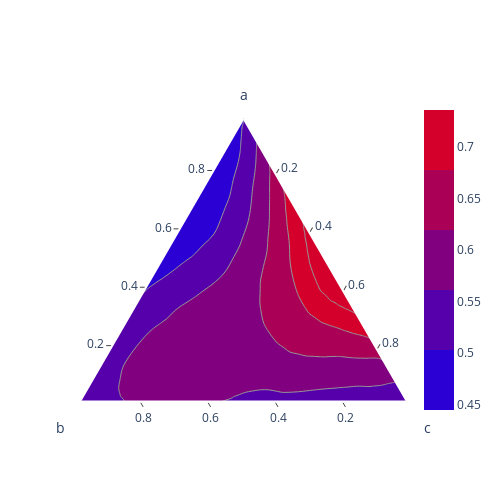

Notebook cell for this chart:
### Code cell
a, b = np.mgrid[0:1:50j, 0:1:50j]
mask = a + b <= 1
a, b = a[mask], b[mask]
coords = np.stack((a, b, 1 - a - b))
coords_tensor = torch.tensor(coords, dtype=torch.float32)
value = model(plane.embed_tensor(coords_tensor[:2].transpose(1,0))).numpy()
fig = ff.create_ternary_contour(coords, value, showscale=True)
fig.show()

### Figure 1 — Plotly figure (JSON) as saved in the notebook; plotly's stock layout.template omitted (floating-point values rounded to 4 significant figures; data arrays with more than 128 entries replaced by an {"elided": "..."} marker saying what was removed)
{"data": [{"a": [1, 0, 0], "b": [0, 1, 0], "c": [0, 0, 1], "fill": "toself", "fillcolor": "rgb(212.49999999999997, 0.0, 42.50000000000003)", "hoverinfo": "skip", "line": {"color": "rgb(150, 150, 150)", "shape": "spline", "width": 1}, "mode": "lines", "name": "0.687", "showlegend": true, "type": "scatterternary"}, {"a": {"elided": "949 float values"}, "b": {"elided": "949 float values"}, "c": {"elided": "949 float values"}, "fill": "toself", "fillcolor": "rgb(170.0, 0.0, 85.0)", "hoverinfo": "skip", "line": {"color": "rgb(150, 150, 150)", "shape": "spline", "width": 1}, "mode": "lines", "name": "0.639", "showlegend": true, "type": "scatterternary"}, {"a": {"elided": "967 float values"}, "b": {"elided": "967 float values"}, "c": {"elided": "967 float values"}, "fill": "toself", "fillcolor": "rgb(127.5, 0.0, 127.5)", "hoverinfo": "skip", "line": {"color": "rgb(150, 150, 150)", "shape": "spline", "width": 1}, "mode": "lines", "name": "0.590", "showlegend": true, "type": "scatterternary"}, {"a": {"elided": "769 float values"}, "b": {"elided": "769 float values"}, "c": {"elided": "769 float values"}, "fill": "toself", "fillcolor": "rgb(85.0, 0.0, 170.0)", "hoverinfo": "skip", "line": {"color": "rgb(150, 150, 150)", "shape": "spline", "width": 1}, "mode": "lines", "name": "0.542", "showlegend": true, "type": "scatterternary"}, {"a": {"elided": "721 float values"}, "b": {"elided": "721 float values"}, "c": {"elided": "721 float values"}, "fill": "toself", "fillcolor": "rgb(42.5, 0.0, 212.5)", "hoverinfo": "skip", "line": {"color": "rgb(150, 150, 150)", "shape": "spline", "width": 1}, "mode": "lines", "name": "0.493", "showlegend": true, "type": "scatterternary"}, {"a": {"elided": "367 float values"}, "b": {"elided": "367 float values"}, "c": {"elided": "367 float values"}, "fill": "toself", "fillcolor": "rgb(85.0, 0.0, 170.0)", "hoverinfo": "skip", "line": {"color": "rgb(150, 150, 150)", "shape": "spline", "width": 1}, "mode": "lines", "name": "0.542", "showlegend": true, "type": "scatterternary"}, {"a": {"elided": "183 float values"}, "b": {"elided": "183 float values"}, "c": {"elided": "183 float values"}, "fill": "toself", "fillcolor": "rgb(42.5, 0.0, 212.5)", "hoverinfo": "skip", "line": {"color": "rgb(150, 150, 150)", "shape": "spline", "width": 1}, "mode": "lines", "name": "0.493", "showlegend": true, "type": "scatterternary"}, {"a": {"elided": "223 float values"}, "b": {"elided": "223 float values"}, "c": {"elided": "223 float values"}, "fill": "toself", "fillcolor": "rgb(85.0, 0.0, 170.0)", "hoverinfo": "skip", "line": {"color": "rgb(150, 150, 150)", "shape": "spline", "width": 1}, "mode": "lines", "name": "0.542", "showlegend": true, "type": "scatterternary"}, {"a": {"elided": "171 float values"}, "b": {"elided": "171 float values"}, "c": {"elided": "171 float values"}, "fill": "toself", "fillcolor": "rgb(212.49999999999997, 0.0, 42.50000000000003)", "hoverinfo": "skip", "line": {"color": "rgb(150, 150, 150)", "shape": "spline", "width": 1}, "mode": "lines", "name": "0.687", "showlegend": true, "type": "scatterternary"}, {"a": [0.9849, 0.9838, 0.9825, 0.9821, 0.9825, 0.9838, 0.9849, 0.9858, 0.9849], "b": [0.01506, 0.01624, 0.01749, 0.01788, 0.01749, 0.01624, 0.01506, 0.01417, 0.01506], "c": [1.379e-16, 1.437e-16, 1.573e-16, 1.631e-16, 1.642e-16, 1.652e-16, 1.602e-16, 1.455e-16, 1.379e-16], "fill": "toself", "fillcolor": "rgb(42.5, 0.0, 212.5)", "hoverinfo": "skip", "line": {"color": "rgb(150, 150, 150)", "shape": "spline", "width": 1}, "mode": "lines", "name": "0.493", "showlegend": true, "type": "scatterternary"}, {"a": {"elided": "1275 float values"}, "b": {"elided": "1275 float values"}, "c": {"elided": "1275 float values"}, "hovertemplate": "a: %{a:.3f}<br>b: %{b:.3f}<br>c: %{c:.3f}<br>z: %{marker.color:.3f}<extra></extra>", "marker": {"color": {"elided": "1275 float values"}, "colorscale": [[0, "rgb(0,0,255)"], [1, "rgb(255,0,0)"]], "line": {"color": "rgb(120, 120, 120)", "width": 1}}, "mode": "markers", "opacity": 0, "type": "scatterternary"}, {"a": [null], "b": [null], "c": [null], "marker": {"cmax": 0.7356, "cmin": 0.445, "colorscale": [[0, "rgb(42.5, 0.0, 212.5)"], [0.2, "rgb(42.5, 0.0, 212.5)"], [0.2, "rgb(85.0, 0.0, 170.0)"], [0.4, "rgb(85.0, 0.0, 170.0)"], [0.4, "rgb(127.5, 0.0, 127.5)"], [0.6, "rgb(127.5, 0.0, 127.5)"], [0.6, "rgb(170.0, 0.0, 85.0)"], [0.8, "rgb(170.0, 0.0, 85.0)"], [0.8, "rgb(212.49999999999997, 0.0, 42.50000000000003)"], [1, "rgb(212.49999999999997, 0.0, 42.50000000000003)"], [1, "rgb(212.49999999999997, 0.0, 42.50000000000003)"]], "showscale": true}, "mode": "markers", "type": "scatterternary"}], "layout": {"height": 500, "showlegend": false, "ternary": {"aaxis": {"linewidth": 2, "min": 0.01, "ticks": "outside", "title": {"text": "a"}}, "baxis": {"linewidth": 2, "min": 0.01, "ticks": "outside", "title": {"text": "b"}}, "caxis": {"linewidth": 2, "min": 0.01, "ticks": "outside", "title": {"text": "c"}}, "sum": 1}, "width": 500}}
